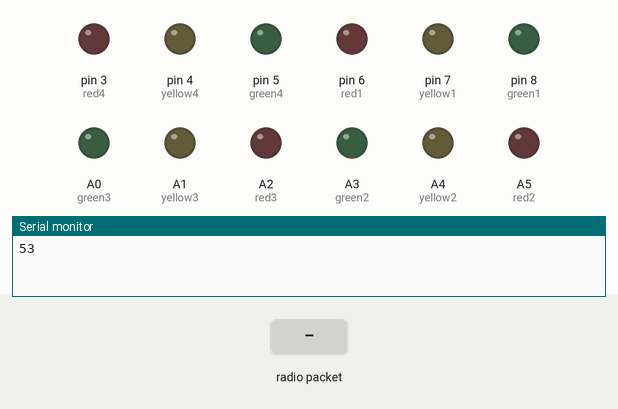
A sketch run on a simulated Arduino Uno, built with avr-gcc and run on an emulated ATmega328P. Shown: output pins drawn as LEDs (lit = HIGH), the last lines printed to the serial monitor. Inputs (shaded band) come from the test bench. No radio packets arrive unless stated; pins used as bus, display or sensor lines are not drawn.

Above: at 1.2 s.
1.3 s: radio packet "1" arrives
At 2.6 s:
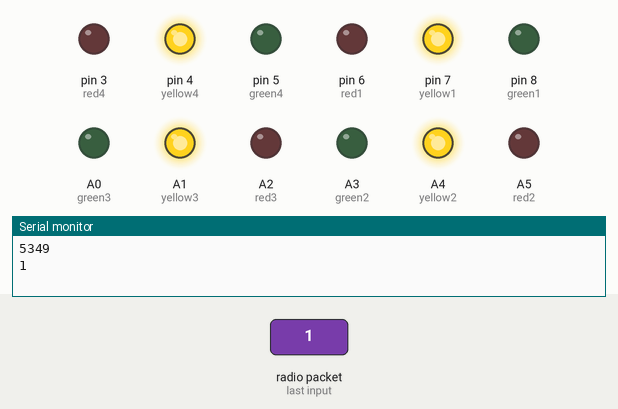
2.9 s: radio packet "2" arrives
At 5.5 s:
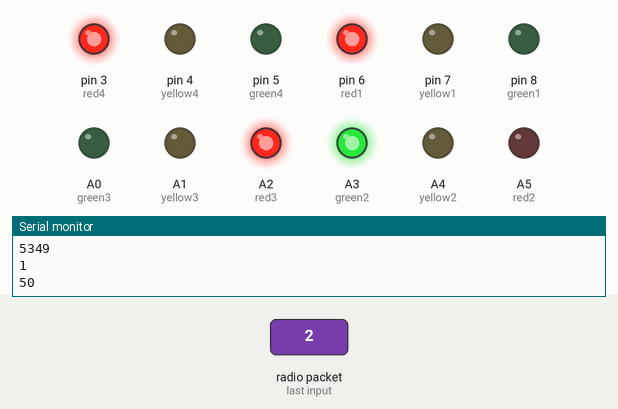
5.9 s: radio packet "3" arrives
At 6.9 s:
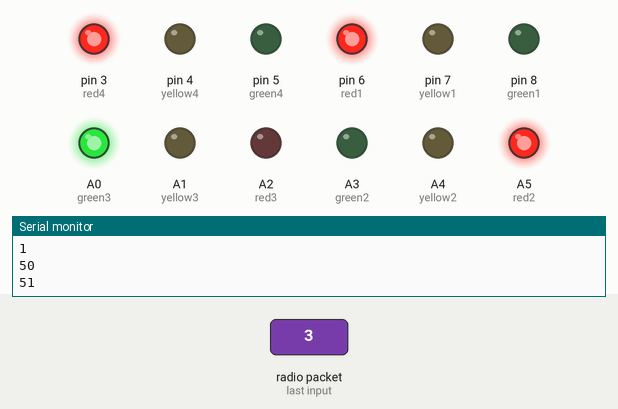
7.5 s: radio packet "4" arrives
At 8.6 s:
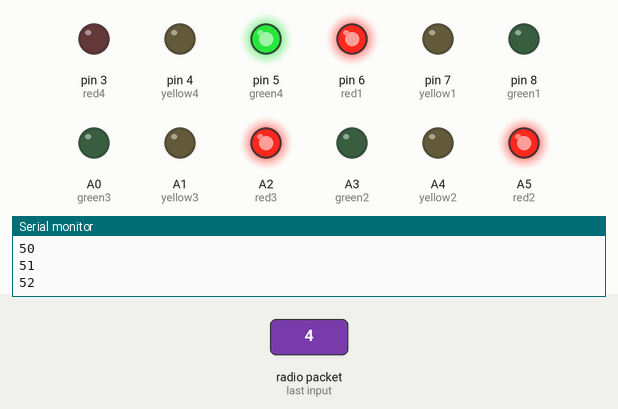
9.1 s: radio packet "5" arrives
At 9.8 s:
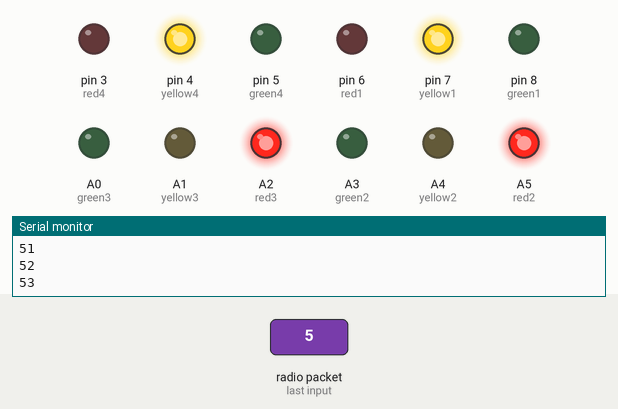
Timing chart, 0 to 34.7 s (numbered marks = the images above; inputs shaded):
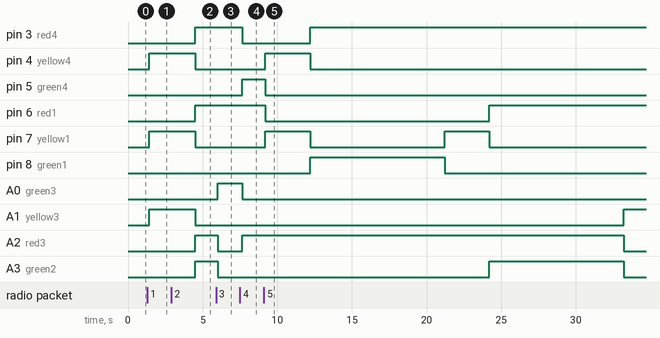

The sketch:

rx.ino
```cpp
#include <VirtualWire.h>
#include <SPI.h>
#include <MFRC522.h>

#define SS_PIN 10
#define RST_PIN 9

MFRC522 rfid(SS_PIN, RST_PIN); // Instance of the class

MFRC522::MIFARE_Key key;


const int datain = 2;

char c='5';
int count=0;
int count1=0;
int count2=0;

int x=0;
int red1=6;
int yellow1=7;
int green1=8;

int red2=A5;
int yellow2=A4;
int green2=A3;

int red3=A2;
int yellow3=A1;
int green3=A0;

int red4=3;
int yellow4=4;
int green4=5;


unsigned long previousMillis1 = 0;
unsigned long previousMillis2 = 0;

int q=0;

void   readrf();
void rfida();
char prev;
void setup() {
  Serial.begin(9600);
 SPI.begin();
 rfid.PCD_Init(); // Init MFRC522
  vw_set_ptt_inverted(true);
 vw_set_rx_pin(datain);
 vw_setup(2000);

 vw_rx_start();

   pinMode(red1,OUTPUT);
   pinMode(yellow1,OUTPUT);
   pinMode(green1,OUTPUT);
   pinMode(red2,OUTPUT);
   pinMode(yellow2,OUTPUT);
   pinMode(green2,OUTPUT);
   pinMode(red3,OUTPUT);
   pinMode(yellow3,OUTPUT);
   pinMode(green3,OUTPUT);
   pinMode(red4,OUTPUT);
   pinMode(yellow4,OUTPUT);
   pinMode(green4,OUTPUT);


   Serial.write('5');

  // put your setup code here, to run once:

}

void loop() {
   /*unsigned long currentMillis1 = millis();
   if((currentMillis1 - previousMillis2 >= 1000))
  {
    previousMillis2 = currentMillis1;
      readrf();
  }*/

    readrf();
if(count1==0)
{
Serial.print("3");
delay(1000);
count1=1;
}
if(c=='1' )
{
  count=1;
  count2=1;
}
else if(c=='2')
{
   count=1;
  count2=2;
}
else if(c=='3')
{
  count=1;
count2=3;

}
else if(c=='4')
{
  count=1;
count2=4;

}
else if(c=='5')
{
count2=5;
//Serial.println("hhh");
}

if(count2==1)
{
   cond1();
}
else if(count2==3)
{
   cond3();
}
else if(count2==2)
{
   cond2();
}
else if(count2==4)
{
   cond4();
}
else if(count2==5)
{
   cond5();
   //Serial.println("zzz");
}

}

void cond1()
{

  delay(10);
 //  Serial.println(count);
 if(count==1)
  {
    if(x==0)
    {
    Serial.println("1");
      digitalWrite(red1,LOW);
      digitalWrite(yellow1,HIGH);
      digitalWrite(green1,LOW);
      digitalWrite(red2,LOW);
      digitalWrite(yellow2,HIGH);
      digitalWrite(green2,LOW);
      digitalWrite(red3,LOW);
      digitalWrite(yellow3,HIGH);
     digitalWrite(green3,LOW);
      digitalWrite(red4,LOW);
      digitalWrite(yellow4,HIGH);
     digitalWrite(green4,LOW);

     delay(3000);
    count=0;
    x=1;
    }
      }
  if(count==1)
  {
    if(x==1)
    {
   // Serial.println("else1");
  digitalWrite(red1,LOW);
 digitalWrite(yellow1,LOW);
 digitalWrite(green1,HIGH);
 digitalWrite(red2,HIGH);
 digitalWrite(yellow2,LOW);
 digitalWrite(green2,LOW);
 digitalWrite(red3,HIGH);
 digitalWrite(yellow3,LOW);
 digitalWrite(green3,LOW);
 digitalWrite(red4,HIGH);
 digitalWrite(yellow4,LOW);
 digitalWrite(green4,LOW);
q=1;
//readrf();
rfida();
}
  }

}

void cond2()
{
  delay(10);
  // Serial.println(count);
 if(count==1)
  {
    if(x==0)
    {
   Serial.println("2");
      digitalWrite(red1,LOW);
      digitalWrite(yellow1,HIGH);
      digitalWrite(green1,LOW);
      digitalWrite(red2,LOW);
      digitalWrite(yellow2,HIGH);
      digitalWrite(green2,LOW);
      digitalWrite(red3,LOW);
      digitalWrite(yellow3,HIGH);
     digitalWrite(green3,LOW);
      digitalWrite(red4,LOW);
      digitalWrite(yellow4,HIGH);
     digitalWrite(green4,LOW);

     delay(3000);
     x=1;
    count=0;
      }
  }
  if(count==1)
  {
    if(x==1)
    {

  //  Serial.println("else2");
  digitalWrite(red1,HIGH);
 digitalWrite(yellow1,LOW);
 digitalWrite(green1,LOW);
 digitalWrite(red2,LOW);
 digitalWrite(yellow2,LOW);
 digitalWrite(green2,HIGH);
 digitalWrite(red3,HIGH);
 digitalWrite(yellow3,LOW);
 digitalWrite(green3,LOW);
 digitalWrite(red4,HIGH);
 digitalWrite(yellow4,LOW);
 digitalWrite(green4,LOW);
 q=3;
//readrf();
rfida();
}
  }
}

void cond3()
{
  delay(10);
  // Serial.println(count);
  if(count==1)
  {
    if(x==0)
    {
  Serial.println("3");
      digitalWrite(red1,LOW);
      digitalWrite(yellow1,HIGH);
      digitalWrite(green1,LOW);
      digitalWrite(red2,LOW);
      digitalWrite(yellow2,HIGH);
      digitalWrite(green2,LOW);
      digitalWrite(red3,LOW);
      digitalWrite(yellow3,HIGH);
     digitalWrite(green3,LOW);
      digitalWrite(red4,LOW);
      digitalWrite(yellow4,HIGH);
     digitalWrite(green4,LOW);

     delay(3000);
     x=1;
    count=0;
      }
  }
  if(count==1)
  {
    if(x==1)
    {
  //  Serial.println("else2");
  digitalWrite(red1,HIGH);
 digitalWrite(yellow1,LOW);
 digitalWrite(green1,LOW);
 digitalWrite(red2,HIGH);
 digitalWrite(yellow2,LOW);
 digitalWrite(green2,LOW);
 digitalWrite(red3,LOW);
 digitalWrite(yellow3,LOW);
 digitalWrite(green3,HIGH);
 digitalWrite(red4,HIGH);
 digitalWrite(yellow4,LOW);
 digitalWrite(green4,LOW);
 q=5;
//readrf();
rfida();
}
  }
}

void cond4()
{
  delay(10);
  // Serial.println(count);
  if(count==1)
  {
    if(x==0)
    {
    Serial.println("4");
      digitalWrite(red1,LOW);
      digitalWrite(yellow1,HIGH);
      digitalWrite(green1,LOW);
      digitalWrite(red2,LOW);
      digitalWrite(yellow2,HIGH);
      digitalWrite(green2,LOW);
      digitalWrite(red3,LOW);
      digitalWrite(yellow3,HIGH);
     digitalWrite(green3,LOW);
      digitalWrite(red4,LOW);
      digitalWrite(yellow4,HIGH);
     digitalWrite(green4,LOW);

     delay(3000);
     x=1;
    }
     }
  if(count==1)
  {
    if(x==1)
    {
  //  Serial.println("else2");
  digitalWrite(red1,HIGH);
 digitalWrite(yellow1,LOW);
 digitalWrite(green1,LOW);
 digitalWrite(red2,HIGH);
 digitalWrite(yellow2,LOW);
 digitalWrite(green2,LOW);
 digitalWrite(red3,HIGH);
 digitalWrite(yellow3,LOW);
 digitalWrite(green3,LOW);
 digitalWrite(red4,LOW);
 digitalWrite(yellow4,LOW);
 digitalWrite(green4,HIGH);

    q=7;
//readrf();
rfida();
}
}
}

void cond5()
{
   readrf();

   unsigned long currentMillis = millis();

     if((q==0) && (currentMillis - previousMillis1 >= 3000))
  {
 readrf();
 previousMillis1 = currentMillis;
// Serial.println("p:"+String(previousMillis1));
 //erial.println("c:"+String(currentMillis));
 digitalWrite(red1,LOW);
 digitalWrite(yellow1,LOW);
 digitalWrite(green1,HIGH);
 digitalWrite(red2,HIGH);
 digitalWrite(yellow2,LOW);
 digitalWrite(green2,LOW);
 digitalWrite(red3,HIGH);
 digitalWrite(yellow3,LOW);
 digitalWrite(green3,LOW);
 digitalWrite(red4,HIGH);
 digitalWrite(yellow4,LOW);
 digitalWrite(green4,LOW);

 q=1;
  }
  else if((q==1) && (currentMillis - previousMillis1 >= 9000))
  {
 readrf();
previousMillis1 = currentMillis;
//Serial.println("p:"+String(previousMillis1));
// Serial.println("c:"+String(currentMillis));
  digitalWrite(red1,LOW);
 digitalWrite(yellow1,HIGH);
 digitalWrite(green1,LOW);
 digitalWrite(red2,LOW);
 digitalWrite(yellow2,HIGH);
 digitalWrite(green2,LOW);
 digitalWrite(red3,HIGH);
 digitalWrite(yellow3,LOW);
 digitalWrite(green3,LOW);
 digitalWrite(red4,HIGH);
 digitalWrite(yellow4,LOW);
 digitalWrite(green4,LOW);


q=2;
  }
  else if((q==2) && (currentMillis - previousMillis1 >= 3000))
  { readrf();
 //Serial.println("3");
previousMillis1 = currentMillis;
//Serial.println("p:"+String(previousMillis1));
// Serial.println("c:"+String(currentMillis));
   digitalWrite(red1,HIGH);
 digitalWrite(yellow1,LOW);
 digitalWrite(green1,LOW);
 digitalWrite(red2,LOW);
 digitalWrite(yellow2,LOW);
 digitalWrite(green2,HIGH);
 digitalWrite(red3,HIGH);
 digitalWrite(yellow3,LOW);
 digitalWrite(green3,LOW);
 digitalWrite(red4,HIGH);
 digitalWrite(yellow4,LOW);
 digitalWrite(green4,LOW);

q=3;
  }
    else if((q==3) && (currentMillis - previousMillis1 >= 9000))
  { readrf();
 //Serial.println("3");
previousMillis1 = currentMillis;
//Serial.println("p:"+String(previousMillis1));
 //Serial.println("c:"+String(currentMillis));
   digitalWrite(red1,HIGH);
 digitalWrite(yellow1,LOW);
 digitalWrite(green1,LOW);
 digitalWrite(red2,LOW);
 digitalWrite(yellow2,HIGH);
 digitalWrite(green2,LOW);
 digitalWrite(red3,LOW);
 digitalWrite(yellow3,HIGH);
 digitalWrite(green3,LOW);
 digitalWrite(red4,HIGH);
 digitalWrite(yellow4,LOW);
 digitalWrite(green4,LOW);

q=4;
  }
  else if((q==4) && (currentMillis - previousMillis1 >= 3000))
  { readrf();
 //Serial.println("3");
previousMillis1 = currentMillis;
//Serial.println("p:"+String(previousMillis1));
 //Serial.println("c:"+String(currentMillis));
   digitalWrite(red1,HIGH);
 digitalWrite(yellow1,LOW);
 digitalWrite(green1,LOW);
 digitalWrite(red2,HIGH);
 digitalWrite(yellow2,LOW);
 digitalWrite(green2,LOW);
 digitalWrite(red3,LOW);
 digitalWrite(yellow3,LOW);
 digitalWrite(green3,HIGH);
 digitalWrite(red4,HIGH);
 digitalWrite(yellow4,LOW);
 digitalWrite(green4,LOW);

q=5;
  }
   else if((q==5) && (currentMillis - previousMillis1 >= 9000))
  { readrf();
// Serial.println("3");
previousMillis1 = currentMillis;
//Serial.println("p:"+String(previousMillis1));
 //Serial.println("c:"+String(currentMillis));
   digitalWrite(red1,HIGH);
 digitalWrite(yellow1,LOW);
 digitalWrite(green1,LOW);
 digitalWrite(red2,HIGH);
 digitalWrite(yellow2,LOW);
 digitalWrite(green2,LOW);

 digitalWrite(red3,LOW);
 digitalWrite(yellow3,HIGH);
 digitalWrite(green3,LOW);
 digitalWrite(red4,LOW);
 digitalWrite(yellow4,HIGH);
 digitalWrite(green4,LOW);

q=6;
  }
    else if((q==6) && (currentMillis - previousMillis1 >= 3000))
  { readrf();
// Serial.println("3");
previousMillis1 = currentMillis;
//Serial.println("p:"+String(previousMillis1));
 //Serial.println("c:"+String(currentMillis));
   digitalWrite(red1,HIGH);
 digitalWrite(yellow1,LOW);
 digitalWrite(green1,LOW);
 digitalWrite(red2,HIGH);
 digitalWrite(yellow2,LOW);
 digitalWrite(green2,LOW);
 digitalWrite(red3,HIGH);
 digitalWrite(yellow3,LOW);
 digitalWrite(green3,LOW);
 digitalWrite(red4,LOW);
 digitalWrite(yellow4,LOW);
 digitalWrite(green4,HIGH);

q=7;
  }
   else if((q==7) && (currentMillis - previousMillis1 >= 9000))
  { readrf();
 //Serial.println("3");
previousMillis1 = currentMillis;
//Serial.println("p:"+String(previousMillis1));
 //Serial.println("c:"+String(currentMillis));
   digitalWrite(red1,LOW);
 digitalWrite(yellow1,HIGH);
 digitalWrite(green1,LOW);
 digitalWrite(red2,HIGH);
 digitalWrite(yellow2,LOW);
 digitalWrite(green2,LOW);
 digitalWrite(red3,HIGH);
 digitalWrite(yellow3,LOW);
 digitalWrite(green3,LOW);
 digitalWrite(red4,LOW);
 digitalWrite(yellow4,HIGH);
 digitalWrite(green4,LOW);

q=0;
  }
   readrf();
}

void readrf()
{
  uint8_t buf[VW_MAX_MESSAGE_LEN];
 uint8_t buflen = VW_MAX_MESSAGE_LEN;

 if (vw_get_message(buf, &buflen))
 {
 Serial.println(buf[0]);
 delay(100);
 if(buf[0]=='1')
 {
  c='1';
 }
 else if(buf[0]=='2')
 {
 c='2';
 }
 else if(buf[0]=='3')
 {
 c='3';
 }
 else if(buf[0]=='4')
 {
 c='4';
 }
 else if(buf[0]=='5')
 {
 c='5';
 }


 }
}

void rfida()
{
  /*readrf();
  if (rfid.isCard()) {
        if (rfid.readCardSerial()) {
            Serial.println(rfid.serNum[0]);
       Serial.println("hh");
       c='5';
       x=0;
          }
    }

    rfid.halt();
    delay(10);*/
    if ( ! rfid.PICC_IsNewCardPresent())
    return;

  // Verify if the NUID has been readed
  if ( ! rfid.PICC_ReadCardSerial())
    return;
    Serial.print(F("PICC type: "));
  MFRC522::PICC_Type piccType = rfid.PICC_GetType(rfid.uid.sak);
  Serial.println(rfid.PICC_GetTypeName(piccType));

    if (piccType != MFRC522::PICC_TYPE_MIFARE_MINI &&
    piccType != MFRC522::PICC_TYPE_MIFARE_1K &&
    piccType != MFRC522::PICC_TYPE_MIFARE_4K) {
    Serial.println(F("Your tag is not of type MIFARE Classic."));
    return;
  }
  Serial.println( rfid.uid.uidByte[0]);
 rfid.PICC_HaltA();

  // Stop encryption on PCD
  rfid.PCD_StopCrypto1();
   // rfid.halt();
   if( rfid.uid.uidByte[0]==230)
   {
    Serial.println("hi");
   c='5';
   x=0;
   }
    delay(10);
  // put your main code here, to run repeatedly:

}
```

Measured:
- after the input at 1.3 s, pin 4 (yellow4), pin 7 (yellow1), A1 (yellow3), A4 (yellow2): LOW → HIGH after 0.11 s
- after the input at 2.9 s, pin 6 (red1), A3 (green2): LOW → HIGH after 1.6 s; pin 8 (green1), A5 (red2): stays LOW (without the input it goes to HIGH after 1.5 s)
- after the input at 5.9 s, A0 (green3), A5 (red2): LOW → HIGH after 0.13 s; A2 (red3), A3 (green2): HIGH → LOW after 0.13 s
- after the input at 7.5 s, pin 3 (red4), A0 (green3): HIGH → LOW after 0.14 s; pin 5 (green4), A2 (red3): LOW → HIGH after 0.14 s
- after the input at 9.1 s, pin 3 (red4): LOW → HIGH after 3.1 s; pin 4 (yellow4): LOW → HIGH after 0.11 s, → LOW 3.0 s later; pin 5 (green4): HIGH → LOW after 0.11 s; pin 6 (red1): HIGH → LOW after 0.11 s, → HIGH 15.0 s later; pin 7 (yellow1): alternates HIGH for 3.0 s and LOW for 9.0 s, starting after 0.11 s
